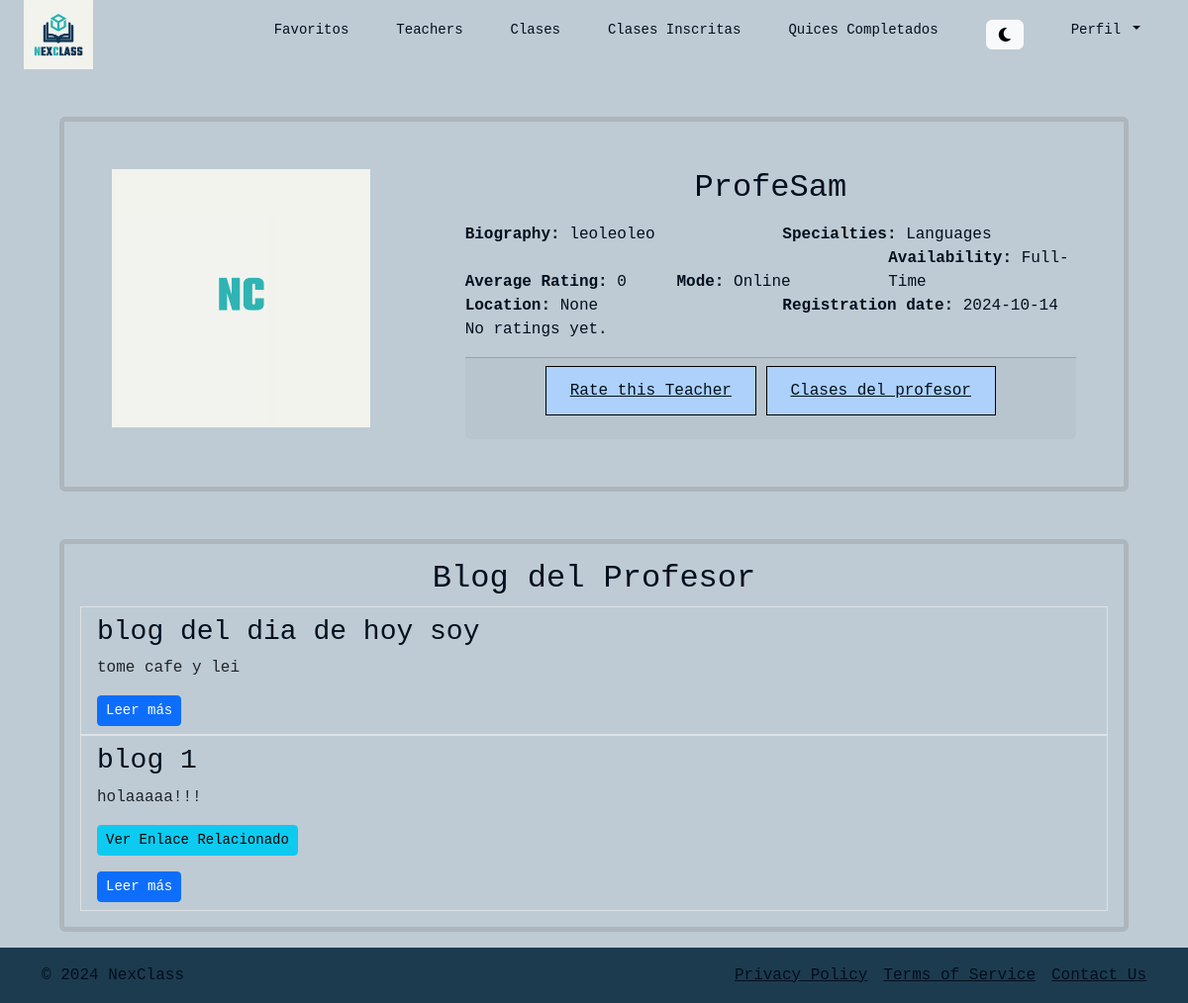
Page /teachers/5 (signed in) on the earlier database version.
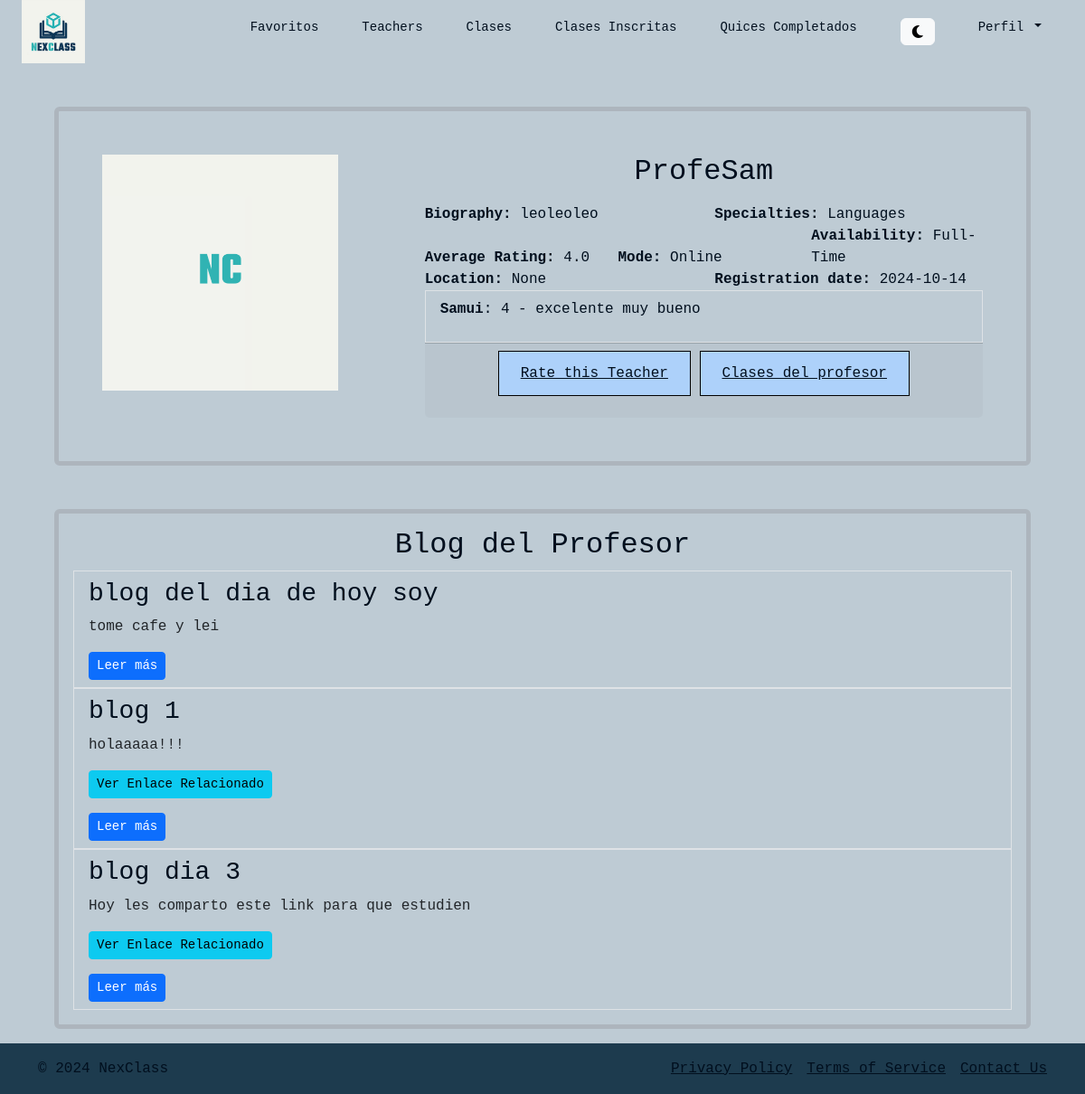
Same page on the later database version.
### teacher_blog/models.py (models this page shows, shortened)
class BlogPost(models.Model):
    teacher = models.ForeignKey(Teacher, on_delete=models.CASCADE, related_name='blog_posts')
    title = models.CharField(max_length=200)
    content = models.TextField()
    url = models.URLField(blank=True, null=True)
    created_at = models.DateTimeField(auto_now_add=True)
    updated_at = models.DateTimeField(auto_now=True)

### reviews/models.py (models this page shows)
class TeacherRating(models.Model):
    teacher = models.ForeignKey(Teacher, on_delete=models.CASCADE, related_name='ratings')
    student = models.ForeignKey(Student, on_delete=models.CASCADE)
    rating = models.PositiveIntegerField()
    comment = models.TextField(null=True, blank=True)
    created_at = models.DateTimeField(auto_now_add=True)
    class Meta:
        unique_together = ('teacher', 'student')  # Un estudiante solo puede calificar a un profesor una vez

### users/models.py (models this page shows, shortened)
class Student(models.Model):
    user = models.OneToOneField(User, on_delete=models.CASCADE)

class User(AbstractBaseUser, PermissionsMixin):
    user_id = models.AutoField(primary_key=True)
    name = models.CharField(max_length=255)
    username = models.CharField(max_length=150, unique=True)
    email = models.EmailField(unique=True)
    password = models.CharField(max_length=128)
    user_type = models.CharField(
        max_length=10,
        choices=UserType.choices
    )
    registration_date = models.DateTimeField(auto_now_add=True)
    profile_picture = models.ImageField(upload_to='profile_photos/', default='profile_photos/default_profile.png',
                                        null=True, blank=True)
    address = models.CharField(max_length=255, null=True, blank=True)
    profile_complete = models.BooleanField(default=False)
    is_active = models.BooleanField(default=True)
    is_staff = models.BooleanField(default=False)
    objects = UserManager()
    USERNAME_FIELD = 'username'
    REQUIRED_FIELDS = ['email', 'name']

### search/views.py (the view)
# urls.py: path('teachers/<int:teacher_id>', views.teachers_detail, name='teachers_detail'),
@login_required()
def teachers_detail(request, teacher_id):
    teacher = get_object_or_404(Teacher, id=teacher_id)
    ratings = teacher.ratings.all()
    blog_posts = BlogPost.objects.filter(teacher=teacher)
    return render(request, 'teachers_detail.html', {
        'teacher': teacher,
        'ratings': ratings,
        'average_rating': teacher.average_rating(),
        'blog_posts': blog_posts,
    })

### users/models.py (called while the page is built)
    def average_rating(self):
        ratings = self.ratings.all()
        if ratings:
            return sum([rating.rating for rating in ratings]) / ratings.count()
        return 0

### search/templates/teachers_detail.html (shortened to what the changed rows need)
{% extends 'navbar.html' %}
{% block content %}
    <div class="container-fluid">
        <div class="card mb-3 m-5 border border-dark-subtle bg-transparent border-5">
            <div class="row g-0">
                <div class="col-md-8 p-5">
                    <div class="card-body text_custom p-0 m-0 ">
                        <h2 class="card-title text-center mb-3"> {{ teacher.user.username }} </h2>
                            <div class="row align-items-end">
                                <div class="col ">
                                    <strong>Average Rating:</strong> {{ average_rating }}
                                </div>
                                <div class="col ">
                                    <strong>Mode:</strong> {{ teacher.get_mode_display }}
                                </div>
                                <div class="col ">
                                    <strong>Availability:</strong> {{ teacher.get_availability_display }}
                                </div>
                            </div>
                            <div class="row align-items-end">
                                <div class="col ">
                                    <ul class="list-group list-group-flush ">
                                        {% for rating in ratings %}
                                            <li class="list-group-item bg-transparent border"> <p class="text_custom"><strong>{{ rating.student.user.username }}</strong>: {{ rating.rating }} - {{ rating.comment }}</p></li>
                                        {% empty %}
                                            <p class="text_custom">No ratings yet.</p>
                                        {% endfor %}
                                    </ul>
                                </div>
                            </div>
                    </div>
                </div>
            </div>
        </div>
        <div class="card mb-3 m-5 border border-dark-subtle bg-transparent border-5">
            <div class="card-body text_custom">
                <h2 class="card-title text-center"> Blog del Profesor </h2>
                <ul class="list-group list-group-flush">
                    {% for post in blog_posts %}
                        <li class="list-group-item bg-transparent border">
                            <h3>{{ post.title }}</h3>
                            <p>{{ post.content|truncatewords:30 }}</p>
                            {% if post.url %}
                                <p><a href="{{ post.url }}" target="_blank" class="btn btn-info btn-sm">Ver Enlace Relacionado</a></p>
                            {% endif %}
                            <a href="{% url 'view_blog_post' post.id %}" class="btn btn-primary btn-sm">Leer más</a>
                        </li>
                    {% empty %}
                        <p class="text_custom">Este profesor aún no tiene publicaciones en el blog.</p>
                    {% endfor %}
                </ul>
            </div>
        </div>
    </div>
{% endblock content %}

Differences in the rows shown:
added TeacherRating: student.user.username "Samui", rating "4", comment "excelente muy bueno"
added BlogPost: title "blog dia 3", content "Hoy les comparto este link para que estudien"
Other differences:
{{ average_rating }}: "0" → "4.0"
text no longer shown: "No ratings yet."
